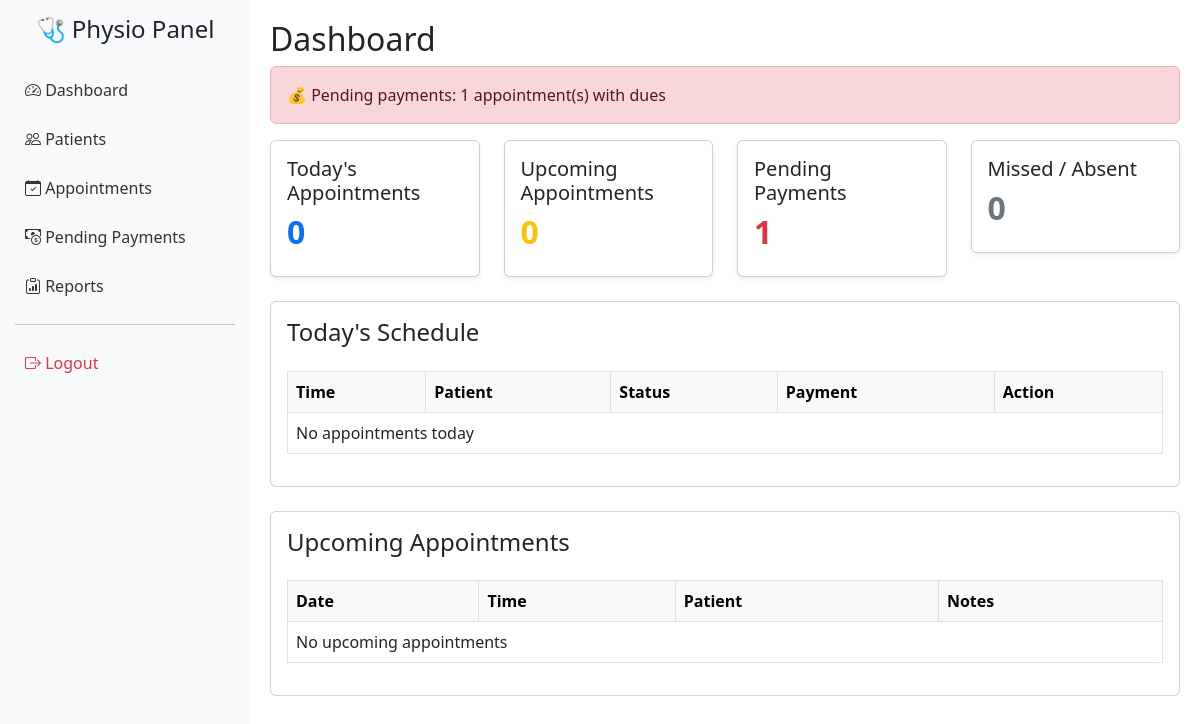
The app's page /dashboard/ (signed in), older data.
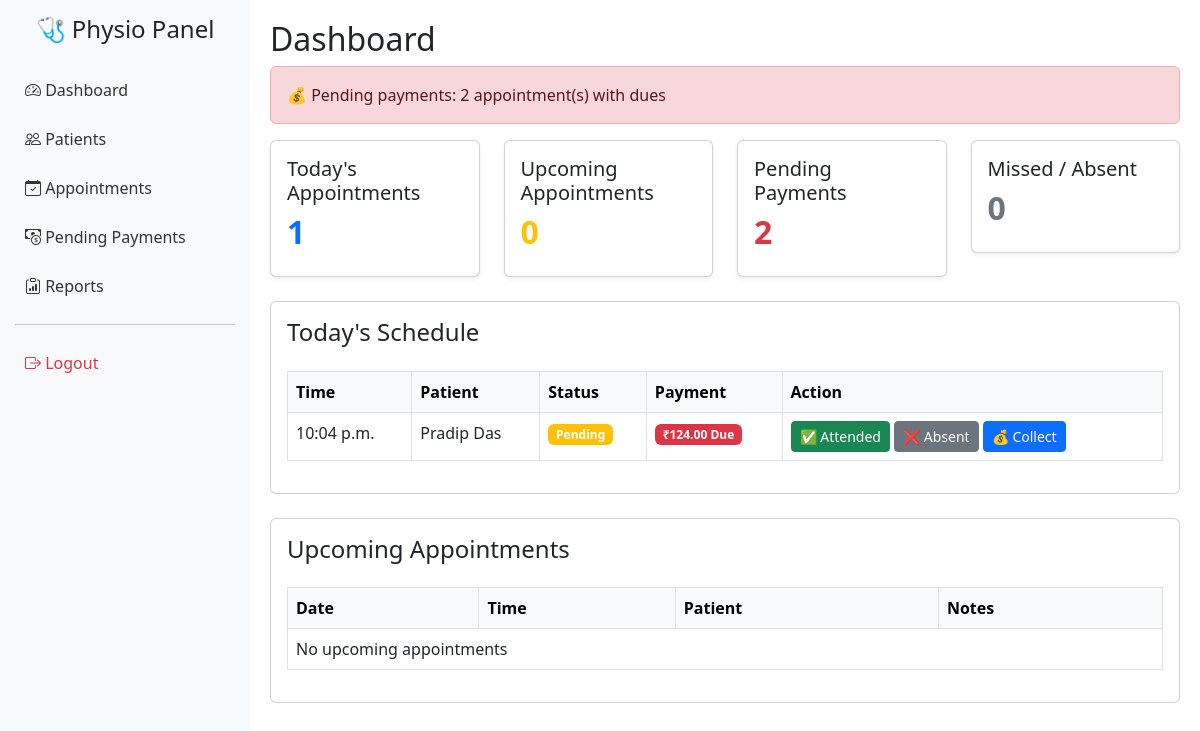
The same page, newer data.
### core/models.py (models this page shows, shortened)
class Appointment(models.Model):
    STATUS_CHOICES = [
        ('Pending', 'Pending'),
        ('Attended', 'Attended'),
        ('Absent', 'Absent'),
    ]
    patient = models.ForeignKey(Patient, on_delete=models.CASCADE)
    date = models.DateField()
    time = models.TimeField()
    status = models.CharField(max_length=10, choices=STATUS_CHOICES, default='Pending')
    fee_paid = models.DecimalField(max_digits=8, decimal_places=2, default=0)
    fee_due = models.DecimalField(max_digits=8, decimal_places=2, default=0)
    notes = models.TextField(blank=True, null=True)

class Patient(models.Model):
    STATUS_CHOICES = [
        ('New', 'New'),
        ('Regular', 'Regular'),
        ('Critical', 'Critical'),
    ]
    name = models.CharField(max_length=100)
    contact = models.CharField(max_length=15)
    address = models.TextField(blank=True, null=True)
    medical_notes = models.TextField(blank=True, null=True)
    status = models.CharField(max_length=10, choices=STATUS_CHOICES, default='New')
    total_fee = models.DecimalField(max_digits=8, decimal_places=2, default=0)
    pending_fee = models.DecimalField(max_digits=8, decimal_places=2, default=0)
    notes = models.TextField(blank=True, null=True)

### core/views.py (the view)
# urls.py: path("dashboard/", views.dashboard, name="dashboard"),
@login_required
def dashboard(request):
    today = timezone.localdate()
    todays_appointments = Appointment.objects.filter(date=today).order_by('time')
    upcoming_appointments = Appointment.objects.filter(date__gt=today).order_by('date', 'time')[:7]
    pending_payments = Appointment.objects.filter(fee_due__gt=0).order_by('date')
    missed_appointments = Appointment.objects.filter(date=today, status='Absent')
    missed_today = missed_patients()
    context = {
        'todays_appointments': todays_appointments,
        'upcoming_appointments': upcoming_appointments,
        'pending_payments': pending_payments,
        'missed_appointments': missed_appointments,
        'missed_today': missed_today,
    }
    return render(request, 'dashboard.html', context)

### core/utils.py (called while the page is built)
def missed_patients():
    today = timezone.localdate()
    missed_today = Appointment.objects.filter(date=today, status='Absent')
    return [appt.patient for appt in missed_today]

### templates/dashboard.html (shortened to what this page needs)
{% extends 'base.html' %}
{% block content %}
<h2>Dashboard</h2>
{% if pending_payments %}
<div class="alert alert-danger">
    💰 Pending payments: {{ pending_payments|length }} appointment(s) with dues
</div>
{% endif %}
<div class="row mb-4">
    <div class="col-md-3">
        <div class="card p-3 shadow-sm">
            <h5>Today's Appointments</h5>
            <h2 class="text-primary fw-bold">{{ todays_appointments.count }}</h2>
        </div>
    </div>
    <div class="col-md-3">
        <div class="card p-3 shadow-sm">
            <h5>Upcoming Appointments</h5>
            <h2 class="text-warning fw-bold">{{ upcoming_appointments.count }}</h2>
        </div>
    </div>
    <div class="col-md-3">
        <div class="card p-3 shadow-sm">
            <h5>Pending Payments</h5>
            <h2 class="text-danger fw-bold">{{ pending_payments.count }}</h2>
        </div>
    </div>
    <div class="col-md-3">
        <div class="card p-3 shadow-sm">
            <h5>Missed / Absent</h5>
            <h2 class="text-secondary fw-bold">{{ missed_appointments.count }}</h2>
        </div>
    </div>
</div>
<div class="card p-3 mb-4">
    <h4>Today's Schedule</h4>
    <table class="table table-bordered mt-3">
        <thead class="table-light">
            <tr>
                <th>Time</th>
                <th>Patient</th>
                <th>Status</th>
                <th>Payment</th>
                <th>Action</th>
            </tr>
        </thead>
        <tbody>
            {% for appointment in todays_appointments %}
            <tr class="{% if appointment.status == 'Absent' %}table-danger{% endif %}">
                <td>{{ appointment.time }}</td>
                <td>{{ appointment.patient.name }}</td>
                <td>
                    {% if appointment.status == 'Attended' %}
                        <span class="badge bg-success">{{ appointment.status }}</span>
                    {% elif appointment.status == 'Absent' %}
                        <span class="badge bg-danger">{{ appointment.status }}</span>
                    {% else %}
                        <span class="badge bg-warning">{{ appointment.status }}</span>
                    {% endif %}
                </td>
                <td>
                    {% if appointment.fee_due > 0 %}
                        <span class="badge bg-danger">₹{{ appointment.fee_due }} Due</span>
                    {% else %}
                        <span class="badge bg-success">Paid</span>
                    {% endif %}
                </td>
                <td>
                    <a href="{% url 'mark_attendance' appointment.id 'Attended' %}" class="btn btn-success btn-sm">✅ Attended</a>
                    <a href="{% url 'mark_attendance' appointment.id 'Absent' %}" class="btn btn-secondary btn-sm">❌ Absent</a>
                    <a href="{% url 'collect_payment' appointment.id %}" class="btn btn-primary btn-sm">💰 Collect</a>
                </td>
            </tr>
            {% empty %}
            <tr><td colspan="5">No appointments today</td></tr>
            {% endfor %}
        </tbody>
    </table>
</div>
<div class="card p-3 mb-4">
    <h4>Upcoming Appointments</h4>
    <table class="table table-bordered mt-3">
        <thead class="table-light">
            <tr>
                <th>Date</th>
                <th>Time</th>
                <th>Patient</th>
                <th>Notes</th>
            </tr>
        </thead>
        <tbody>
            {% for appointment in upcoming_appointments %}
            <tr>
                <td>{{ appointment.date }}</td>
                <td>{{ appointment.time }}</td>
                <td>{{ appointment.patient.name }}</td>
                <td>{{ appointment.notes }}</td>
            </tr>
            {% empty %}
            <tr><td colspan="4">No upcoming appointments</td></tr>
            {% endfor %}
        </tbody>
    </table>
</div>
{% endblock %}

Row changes from the older to the newer data that the page shows:
added Appointment: time "10:04 p.m.", patient.name "Pradip Das", status "Pending", fee_due "124.00"
Text that changed along with them:
{{ pending_payments|length }}: "1" → "2"
{{ todays_appointments.count }}: "0" → "1"
{{ pending_payments.count }}: "1" → "2"
text no longer shown: "No appointments today"
